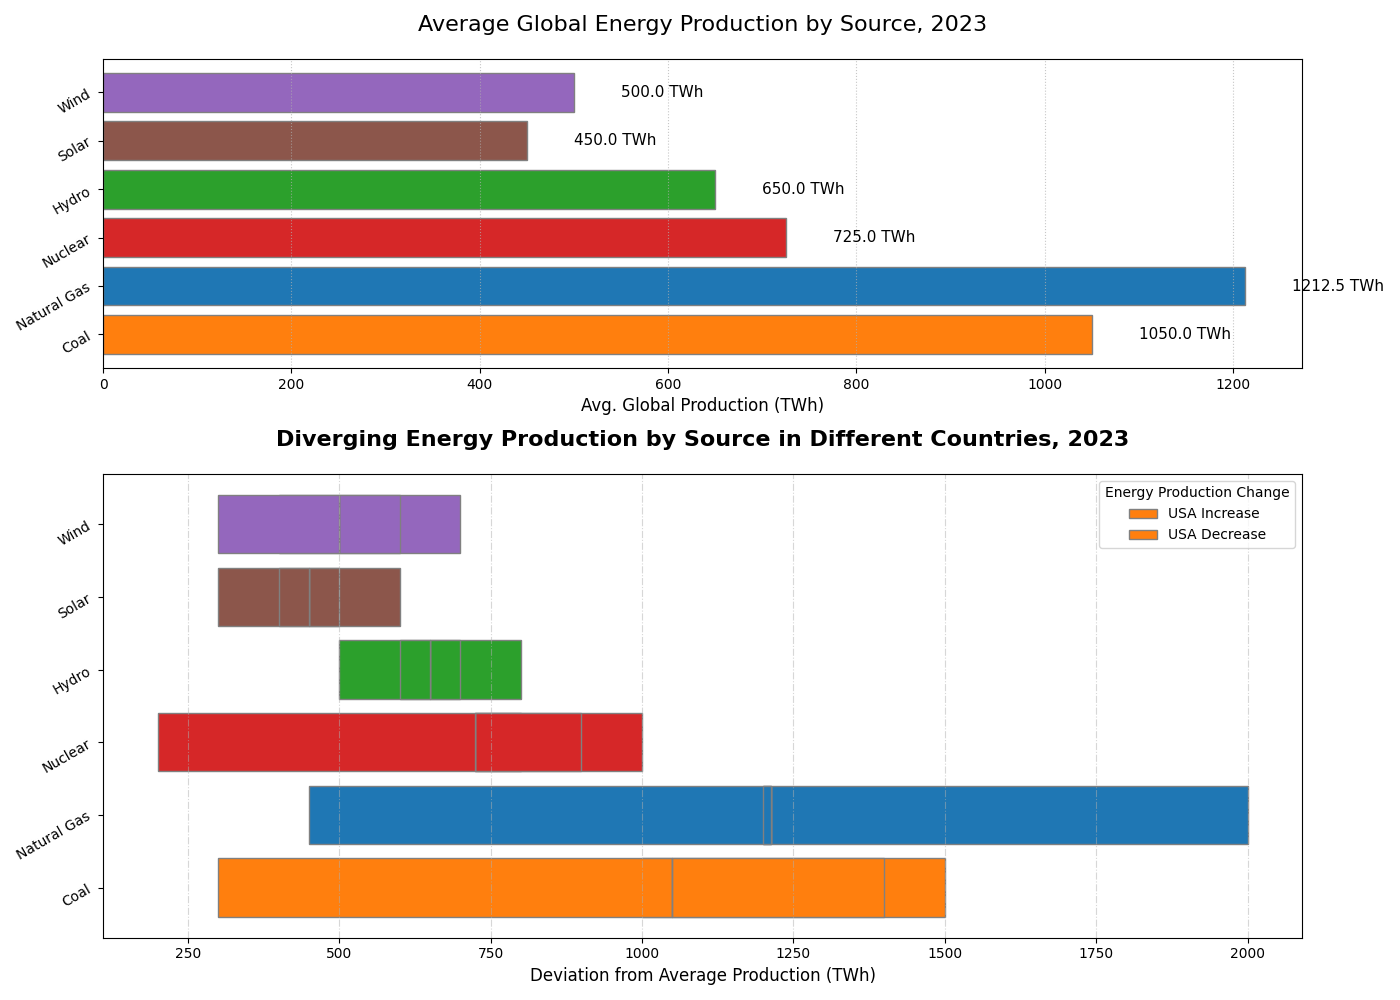

Write the Python code that produced this figure.
import matplotlib.pyplot as plt
import numpy as np

sources = ['Coal', 'Natural Gas', 'Nuclear', 'Hydro', 'Solar', 'Wind']
countries = ['USA', 'China', 'Germany', 'India']

energy_data = [
    [1000, 1200, 800, 500, 300, 400],  # USA
    [1500, 2000, 1000, 800, 600, 700],  # China
    [300, 450, 900, 700, 500, 600],     # Germany
    [1400, 1200, 200, 600, 400, 300],   # India
]

average_production = np.mean(energy_data, axis=0)

fig, (ax2, ax1) = plt.subplots(2, 1, figsize=(14, 10), gridspec_kw={'height_ratios': [2, 3]})

colors = ['#ff7f0e', '#1f77b4', '#d62728', '#2ca02c', '#8c564b', '#9467bd']

for idx, (country, data) in enumerate(zip(countries, energy_data)):
    deviation = np.array(data) - average_production
    positive = np.where(deviation > 0, deviation, 0)  # Positive half
    negative = np.where(deviation < 0, deviation, 0)  # Negative half
    
    ax1.barh(sources, positive, left=average_production, color=colors, edgecolor='grey', label=f'{country} Increase' if idx == 0 else None)
    ax1.barh(sources, negative, left=average_production, color=colors, edgecolor='grey', label=f'{country} Decrease' if idx == 0 else None)

ax1.set_xlabel('Deviation from Average Production (TWh)', fontsize=12)
ax1.set_title('Diverging Energy Production by Source in Different Countries, 2023', fontsize=16, fontweight='bold', pad=20)
ax1.legend(title='Energy Production Change', loc='upper right', fontsize=10)
ax1.grid(axis='x', linestyle='-.', alpha=0.5)
ax1.set_yticklabels(sources, rotation=30, ha='right')

ax2.barh(sources, average_production, color=colors, edgecolor='grey')
for i, val in enumerate(average_production):
    ax2.text(val + 50, i, f'{val:.1f} TWh', va='center', fontsize=11)

ax2.set_xlabel('Avg. Global Production (TWh)', fontsize=12)
ax2.set_title('Average Global Energy Production by Source, 2023', fontsize=16, pad=20)
ax2.grid(axis='x', linestyle=':', alpha=0.7)
ax2.set_yticklabels(sources, rotation=30, ha='right')

plt.tight_layout()
plt.show()
